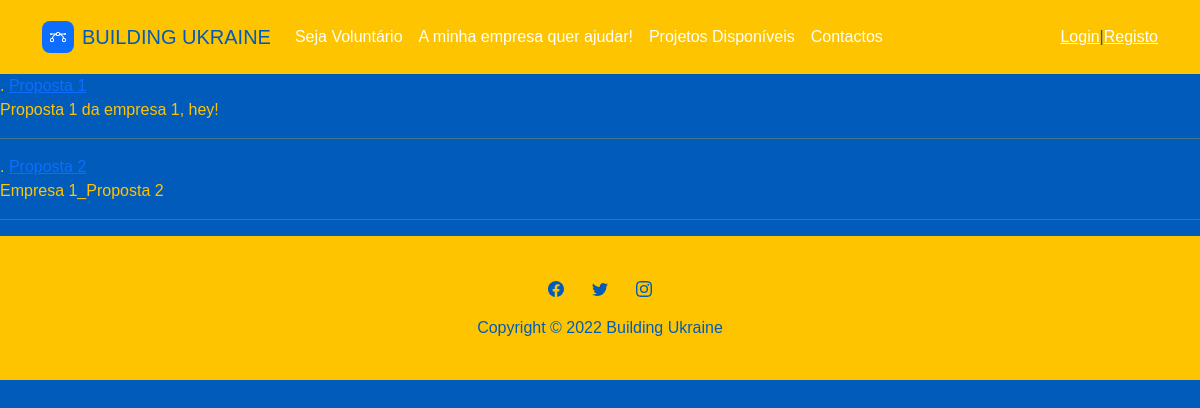
Screenshot of /slavaukraine/test_Porposal_List with the database file from the repository.
### slavaukraine/models.py (models this page shows, shortened)
class Proposal(models.Model):
    enterprise                  =models.ForeignKey(Person, on_delete=models.CASCADE)
    country                     =models.ForeignKey(Country, on_delete=models.CASCADE, blank=True, null=True)
    city                        =models.ForeignKey(City, on_delete=models.CASCADE, blank=True, null=True)
    expertiseNeeded             =models.ForeignKey(Expertise,on_delete=models.CASCADE, blank=True, null=True)
    title                       =models.CharField(max_length=50)
    description                 =models.CharField(max_length=150)
    class Meta:
        verbose_name= "Proposta de voluntariado"
        verbose_name_plural= "Propostas de voluntariado"

### slavaukraine/views.py (the view)
# urls.py: path("test_Porposal_List",views.proposal_view, name="test_Porposal_List"),
def proposal_view(request):
    context = {}
    context["dataset"] = Proposal.objects.all()
    return render(request, 'slavaukraine/test_Porposal_List.html', context)

### slavaukraine/templates/slavaukraine/test_Porposal_List.html
{% extends "slavaukraine/template.html" %}
{% load static %}
{% block main %}
{% for data in dataset %}.
    <a href="{% url 'slavaukraine:test_Porposal' data.id %}">
    {{ data.title }}
    </a>  <br/>
    {{ data.description }}<br/>
    <hr/>
    {% endfor %}
{% endblock %}

### slavaukraine/static/slavaukraine/assets/css/styles.css (style rules this page uses)
html { color: #ffc400; }
body { color: #ffc400 !important; background: #005BBB !important; font-family: Helvetica, sans-serif }

### rows the page displays
Proposal: title "Proposta 1", description "Proposta 1 da empresa 1, hey!"
Proposal: title "Proposta 2", description "Empresa 1_Proposta 2"
